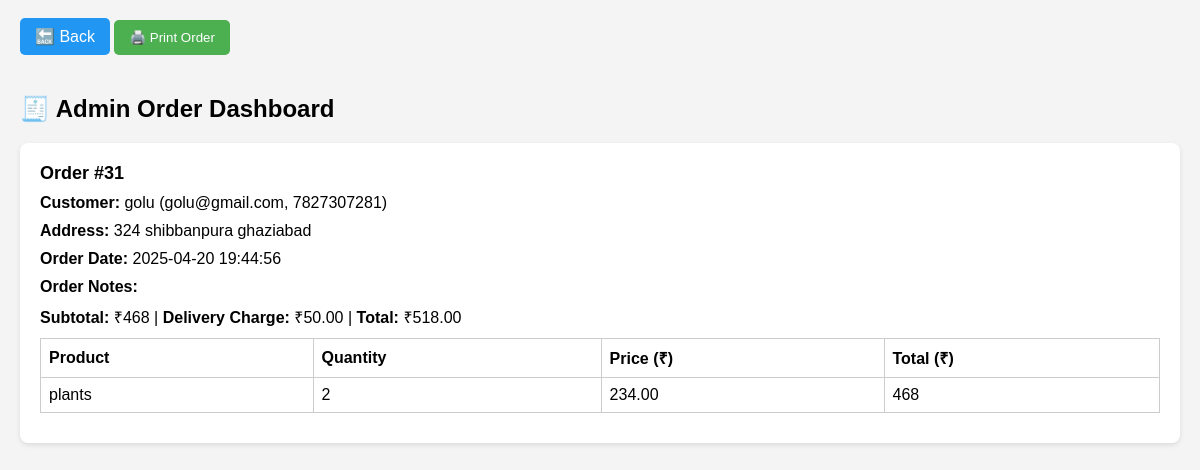
Screenshot of /admin_panel/order_details.php?order_id=31 (signed in) with the database file from the repository.
### tables this page shows
CREATE TABLE `orders` (
  `id` int(11) NOT NULL,
  `user_id` int(11) NOT NULL,
  `order_date` datetime NOT NULL,
  `total_amount` decimal(10,2) NOT NULL,
  `delivery_charge` decimal(10,2) NOT NULL,
  `order_notes` varchar(5000) NOT NULL,
  `sub_total` mediumtext NOT NULL
);

CREATE TABLE `users` (
  `id` int(11) NOT NULL,
  `fullname` varchar(100) NOT NULL,
  `email` varchar(100) NOT NULL,
  `password` varchar(255) NOT NULL,
  `created_at` timestamp NOT NULL DEFAULT current_timestamp(),
  `addr` mediumtext NOT NULL,
  `latitude` double DEFAULT NULL,
  `longitude` double DEFAULT NULL,
  `company` varchar(4000) NOT NULL,
  `phone` varchar(20) NOT NULL
);

CREATE TABLE `order_items` (
  `id` int(11) NOT NULL,
  `order_id` int(11) NOT NULL,
  `product_id` int(11) NOT NULL,
  `quantity` int(11) NOT NULL,
  `price` decimal(10,2) NOT NULL
);

CREATE TABLE `product` (
  `id` int(11) NOT NULL,
  `p_name` varchar(50) NOT NULL,
  `p_cat` varchar(50) NOT NULL,
  `p_description` varchar(500) NOT NULL,
  `p_img` varchar(100) NOT NULL,
  `p_price` int(11) NOT NULL,
  `action` int(10) NOT NULL DEFAULT 1
);

### admin_panel/order_details.php (the view, shortened to what this page needs)
<?php
include 'config.php';
$order_id = intval($_GET['order_id']);
$sql = "SELECT o.*, u.fullname, u.email, u.phone, u.addr
        FROM orders o
        JOIN users u ON o.user_id = u.id
        WHERE o.id = $order_id
        ORDER BY o.order_date DESC";
$result = mysqli_query($con, $sql);
?>
<!DOCTYPE html>
<html>
<head>
</head>
<body>
<a href="order.php" class="back-btn">🔙 Back</a>
<button onclick="window.print()" class="print-btn">🖨️ Print Order</button>
<h2>🧾 Admin Order Dashboard</h2>
<?php
if (mysqli_num_rows($result) > 0) {
    while ($order = mysqli_fetch_assoc($result)) {
        $order_id = $order['id'];
        echo "<div class='order-box'>";
        echo "<div class='order-header'>Order #{$order_id}</div>";
        echo "<div class='section'><span class='label'>Customer:</span> {$order['fullname']} ({$order['email']}, {$order['phone']})</div>";
        echo "<div class='section'><span class='label'>Address:</span> {$order['addr']}</div>";
        echo "<div class='section'><span class='label'>Order Date:</span> {$order['order_date']}</div>";
        echo "<div class='section'><span class='label'>Order Notes:</span> {$order['order_notes']}</div>";
        echo "<div class='section'><span class='label'>Subtotal:</span> ₹{$order['sub_total']} | <span class='label'>Delivery Charge:</span> ₹{$order['delivery_charge']} | <span class='label'>Total:</span> ₹{$order['total_amount']}</div>";
        $item_sql = "SELECT oi.*, p.p_name
                     FROM order_items oi
                     JOIN product p ON oi.product_id = p.id
                     WHERE oi.order_id = $order_id";
        $item_result = mysqli_query($con, $item_sql);
        echo "<div class='section'>";
        echo "<table><tr><th>Product</th><th>Quantity</th><th>Price (₹)</th><th>Total (₹)</th></tr>";
        while ($item = mysqli_fetch_assoc($item_result)) {
            $total_price = $item['quantity'] * $item['price'];
            echo "<tr>
                   <td>{$item['p_name']}</td>
                   <td>{$item['quantity']}</td>
                   <td>{$item['price']}</td>
                   <td>{$total_price}</td>
                 </tr>";
        }
        echo "</table></div>";
        echo "</div>";
    }
} else {
    echo "<p class='no-orders'>No orders found.</p>";
}
?>
</body>
</html>

### admin_panel/order_details.php (style rules this page uses)
body { font-family: Arial; background: #f4f4f4; margin: 20px; }
.order-box { background: #fff; padding: 20px; margin-bottom: 20px; border-radius: 8px; box-shadow: 0 2px 5px rgba(0,0,0,0.1); }
.order-header { font-size: 18px; margin-bottom: 10px; font-weight: bold; }
.section { margin-bottom: 10px; }
.label { font-weight: bold; }
table { width: 100%; border-collapse: collapse; margin-top: 10px; }
table, th, td { border: 1px solid #ccc; }
th, td { padding: 8px; text-align: left; }
.print-btn { margin-bottom: 20px; padding: 10px 15px; background: #4CAF50; color: white; border: none; border-radius: 5px; cursor: pointer; }
.back-btn { margin-bottom: 20px; padding: 10px 15px; background: #2196F3; color: white; border: none; border-radius: 5px; cursor: pointer; text-decoration: none; }

### rows the page displays
orders: id "31", user.fullname "golu", user.email "golu@gmail.com", user.phone "7827307281", user.addr "324 shibbanpura ghaziabad", order_date "2025-04-20 19:44:56", sub_total "468", delivery_charge "50.00", total_amount "518.00"
order_items: product.p_name "plants", quantity "2", price "234.00", total_price "468"
